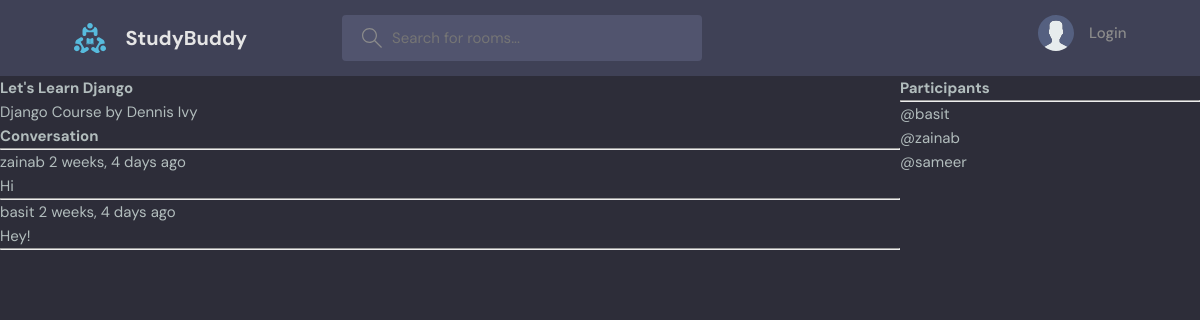
The page /room/1/ on the database as committed earlier.
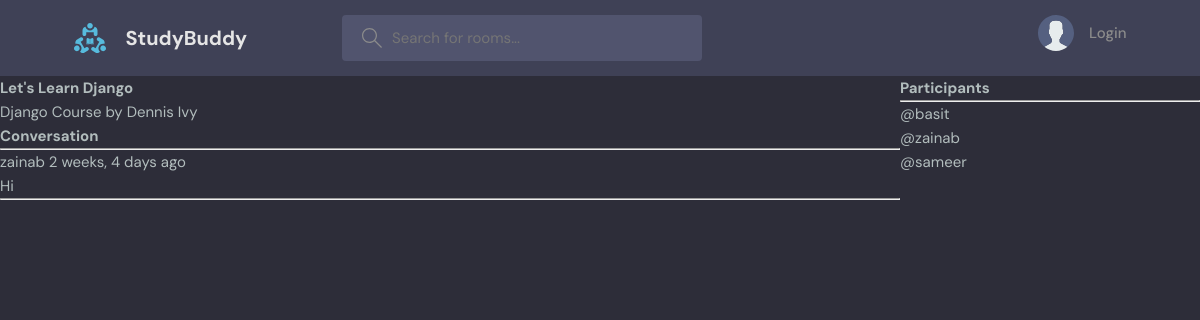
The same page on the database as committed later.
### base/models.py (models this page shows, shortened)
class Room(models.Model):
    host = models.ForeignKey(User, on_delete=models.SET_NULL, null=True)
    topic = models.ForeignKey(Topic, on_delete=models.SET_NULL, null=True)
    name = models.CharField(max_length=200)
    description = models.TextField(null=True, blank = True)
    participants = models.ManyToManyField(User, related_name='participants', blank=True)
    updated = models.DateTimeField(auto_now=True)
    created = models.DateTimeField(auto_now_add=True)
    class Meta:
        ordering = ['-updated','-created']

class Message(models.Model):
    user = models.ForeignKey(User, on_delete=models.CASCADE)
    room = models.ForeignKey(Room, on_delete=models.CASCADE)
    body = models.TextField()
    updated = models.DateTimeField(auto_now=True)
    created = models.DateTimeField(auto_now_add=True)
    class Meta:
        ordering = ['-updated','-created']

### base/views.py (the view, shortened to what this page needs)
# urls.py: path('room/<str:pk>/', views.room, name="room"),
def room(request, pk):
    room = Room.objects.get(id=pk)
    room_messages = room.message_set.all()
    participants = room.participants.all()
    context = {'room': room, 'room_messages': room_messages, 'participants': participants}
    return render(request, 'base/room.html', context)

### base/templates/base/room.html (shortened to what this page needs)
{% extends 'main.html' %}
{% block content %}
<div class="room-container">
  <div>
    <h1>{{room.name}}</h1>
    <p>{{room.description}}</p>
    <div class="comment-wrapper">
      <h3>Conversation</h3>
      <hr />
      {% for message in room_messages %}
      <div>
        <small>{{message.user}} {{message.created|timesince}} ago</small>
        <p>{{message.body}}</p>
        <hr>
      </div>
      {% endfor %}
    </div>
  </div>
  <div>
    <h3>Participants</h3>
    <hr>
    {% for user in participants %}
      <div>
        <p>@{{user.username}}</p>
      </div>
      {% endfor %}
  </div>
</div>
{% endblock %}

### templates/main.html (shortened to what this page needs)
<!DOCTYPE html>
{% load static %}
<html lang="en">
  <head>
    <link rel="stylesheet" href="{% static 'styles/style.css' %}">
  </head>
  <body>
    {% include 'navbar.html' %}
    {% block content %}
    {% endblock %}
  </body>
</html>

### templates/navbar.html (shortened to what this page needs)
{% load static %}
<header class="header header--loggedIn">
    <div class="container">
      <a href="{% url 'home' %}" class="header__logo">
        <img src="{% static 'images/logo.svg' %}" />
        <h1>StudyBuddy</h1>
      </a>
      <form class="header__search" method="GET" action="{% url 'home' %}">
        <label>
          <input name="q" placeholder="Search for rooms..." />
        </label>
      </form>
      <nav class="header__menu">
        {% if request.user.is_authenticated %}
        <div class="header__user">
          <a href="profile.html">
            <div class="avatar avatar--medium active">
              <img src="https://randomuser.me/api/portraits/men/37.jpg" />
            </div>
            <p>{{request.user.username}} <span>@{{request.user.username}}</span></p>
          </a>
          <button class="dropdown-button">
            <svg version="1.1" xmlns="http://www.w3.org/2000/svg" width="32" height="32" viewBox="0 0 32 32">
              <title>chevron-down</title>
              <path d="M16 21l-13-13h-3l16 16 16-16h-3l-13 13z"></path>
            </svg>
          </button>
        </div>
        {% else %}
        <a href="{% url 'login' %}">
          <img src="{% static 'images/avatar.svg' %}" />
          <p>Login</p>
        </a>
        {% endif %}
      </nav>
    </div>
  </header>

### static/styles/style.css (style rules this page uses)
:root { --color-main: #71c6dd; --color-main-light: #e1f6fb; --color-dark: #3f4156; --color-dark-medium: #51546e; --color-dark-light: #696d97; --color-light: #e5e5e5; --color-gray: #8b8b8b; --color-light-gray: #b2bdbd; --color-bg: #2d2d39; --color-success: #5dd693; --color-error: #fc4b0b; }
* { font-family: "DM Sans", -apple-system, BlinkMacSystemFont, "Segoe UI", Roboto, Oxygen, Ubuntu, Cantarell, "Open Sans", "Helvetica Neue", sans-serif; margin: 0; padding: 0; box-sizing: border-box; text-rendering: optimizeLegibility; font-size: inherit; }
html { font-size: 56.25%; }
@media only screen and (min-width: 1200px) { html { font-size: 62.5%; } }
body { line-height: 1.6; font-weight: 400; font-size: 1.5rem; color: var(--color-light-gray); background-color: var(--color-bg); min-height: 100vh; }
img { width: 100%; }
a { display: inline-block; color: var(--color-main); text-decoration: none; }
.container { max-width: 120rem; width: 90%; margin: auto; }
.header { padding: 1.5rem; background-color: var(--color-dark); }
.header > .container { display: flex; gap: 9.5rem; }
.header__logo, .header__user { display: flex; gap: 2rem; align-items: center; }
.header__logo > img { height: 3.2rem; width: 3.2rem; }
.header__logo > h1 { font-weight: 700; font-size: 2rem; color: var(--color-light); }
.header__search > label { background-color: var(--color-dark-medium); padding: 1.3rem 1rem; display: flex; align-items: center; gap: 1rem; border-radius: 4px; }
.header__search svg { fill: var(--color-gray); width: 2rem; height: 2rem; margin-left: 1rem; }
.header__search input { width: 30rem; background: transparent; border: none; outline: none; color: var(--color-light); }
.header__menu { margin-left: auto; position: relative; }
.header__menu a { display: flex; gap: 1.5rem; align-items: center; font-weight: 500; text-decoration: none; color: var(--color-gray); }
.header__menu img { height: 3.6rem; }
.header__menu p { line-height: 1.2; }

### base/templates/base/room.html (style rules this page uses)
.room-container { display: grid; grid-template-columns: 3fr 1fr; }

Rows that differ between the two databases and show on the page:
removed Message: user "basit", created "2 weeks, 4 days", body "Hey!"
